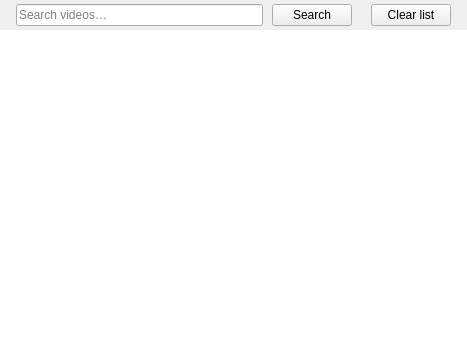
<?xml version="1.0" encoding="UTF-8"?>
<ui version="4.0">
 <class>DownloadsForm</class>
 <widget class="QFrame" name="DownloadsForm">
  <property name="geometry">
   <rect>
    <x>0</x>
    <y>0</y>
    <width>467</width>
    <height>354</height>
   </rect>
  </property>
  <property name="maximumSize">
   <size>
    <width>16777215</width>
    <height>16777215</height>
   </size>
  </property>
  <property name="windowTitle">
   <string notr="true">Form</string>
  </property>
  <property name="frameShape">
   <enum>QFrame::NoFrame</enum>
  </property>
  <property name="frameShadow">
   <enum>QFrame::Plain</enum>
  </property>
  <property name="lineWidth">
   <number>0</number>
  </property>
  <layout class="QVBoxLayout" name="verticalLayout">
   <property name="spacing">
    <number>0</number>
   </property>
   <property name="margin">
    <number>0</number>
   </property>
   <item>
    <widget class="QFrame" name="topFrame">
     <property name="minimumSize">
      <size>
       <width>0</width>
       <height>30</height>
      </size>
     </property>
     <property name="maximumSize">
      <size>
       <width>16777215</width>
       <height>30</height>
      </size>
     </property>
     <property name="styleSheet">
      <string notr="true"/>
     </property>
     <property name="frameShape">
      <enum>QFrame::NoFrame</enum>
     </property>
     <property name="frameShadow">
      <enum>QFrame::Plain</enum>
     </property>
     <property name="lineWidth">
      <number>0</number>
     </property>
     <layout class="QHBoxLayout" name="horizontalLayout_3">
      <property name="spacing">
       <number>9</number>
      </property>
      <property name="margin">
       <number>0</number>
      </property>
      <item>
       <widget class="QLabel" name="labelIcon">
        <property name="sizePolicy">
         <sizepolicy hsizetype="Minimum" vsizetype="Preferred">
          <horstretch>0</horstretch>
          <verstretch>0</verstretch>
         </sizepolicy>
        </property>
        <property name="styleSheet">
         <string notr="true"/>
        </property>
        <property name="lineWidth">
         <number>0</number>
        </property>
        <property name="text">
         <string/>
        </property>
        <property name="pixmap">
         <pixmap resource="../../resources/resources.qrc">:/images/downloads29.png</pixmap>
        </property>
       </widget>
      </item>
      <item>
       <widget class="QLineEdit" name="leSearch">
        <property name="placeholderText">
         <string>Search videos…</string>
        </property>
       </widget>
      </item>
      <item>
       <widget class="QPushButton" name="btnSearch">
        <property name="text">
         <string>Search</string>
        </property>
       </widget>
      </item>
      <item>
       <spacer name="horizontalSpacer">
        <property name="orientation">
         <enum>Qt::Horizontal</enum>
        </property>
        <property name="sizeType">
         <enum>QSizePolicy::Minimum</enum>
        </property>
        <property name="sizeHint" stdset="0">
         <size>
          <width>10</width>
          <height>20</height>
         </size>
        </property>
       </spacer>
      </item>
      <item>
       <widget class="QPushButton" name="btnClear">
        <property name="text">
         <string>Clear list</string>
        </property>
       </widget>
      </item>
      <item>
       <widget class="PreviewPanelButton" name="manageLabel">
        <property name="text">
         <string/>
        </property>
        <property name="textFormat">
         <enum>Qt::PlainText</enum>
        </property>
        <property name="pixmap">
         <pixmap resource="../../resources/resources.qrc">:/previewpanel/left_default</pixmap>
        </property>
       </widget>
      </item>
     </layout>
    </widget>
   </item>
   <item>
    <widget class="QTreeView" name="downloadsTreeView">
     <property name="contextMenuPolicy">
      <enum>Qt::CustomContextMenu</enum>
     </property>
     <property name="acceptDrops">
      <bool>true</bool>
     </property>
     <property name="frameShape">
      <enum>QFrame::NoFrame</enum>
     </property>
     <property name="lineWidth">
      <number>0</number>
     </property>
     <property name="editTriggers">
      <set>QAbstractItemView::NoEditTriggers</set>
     </property>
     <property name="dragEnabled">
      <bool>true</bool>
     </property>
     <property name="dragDropMode">
      <enum>QAbstractItemView::InternalMove</enum>
     </property>
     <property name="defaultDropAction">
      <enum>Qt::MoveAction</enum>
     </property>
     <property name="selectionMode">
      <enum>QAbstractItemView::ExtendedSelection</enum>
     </property>
     <property name="rootIsDecorated">
      <bool>false</bool>
     </property>
     <property name="itemsExpandable">
      <bool>false</bool>
     </property>
     <property name="expandsOnDoubleClick">
      <bool>false</bool>
     </property>
     <attribute name="headerStretchLastSection">
      <bool>false</bool>
     </attribute>
    </widget>
   </item>
  </layout>
  <action name="actionOpenFile">
   <property name="text">
    <string>Play file</string>
   </property>
  </action>
  <action name="actionOpenFolder">
   <property name="text">
    <string>Show in folder</string>
   </property>
  </action>
  <action name="actionClearList">
   <property name="text">
    <string>Remove from list</string>
   </property>
   <property name="toolTip">
    <string>Clear list</string>
   </property>
  </action>
  <action name="actionPauseSelected">
   <property name="text">
    <string>Pause selected</string>
   </property>
   <property name="toolTip">
    <string>Pause selected</string>
   </property>
  </action>
  <action name="actionResumeSelected">
   <property name="text">
    <string>Resume selected</string>
   </property>
   <property name="toolTip">
    <string>Resume selected</string>
   </property>
  </action>
  <action name="actionStopSelected">
   <property name="text">
    <string>Stop selected</string>
   </property>
   <property name="toolTip">
    <string>Stop selected</string>
   </property>
  </action>
  <action name="actionShowInLibrary">
   <property name="text">
    <string>Show in Library</string>
   </property>
   <property name="toolTip">
    <string>Show selected video in the Library tab</string>
   </property>
  </action>
 </widget>
 <customwidgets>
  <customwidget>
   <class>PreviewPanelButton</class>
   <extends>QLabel</extends>
   <header>previewpanelbutton.h</header>
  </customwidget>
 </customwidgets>
 <resources>
  <include location="../../resources/resources.qrc"/>
  <include location="../../resources/resources.qrc"/>
 </resources>
 <connections/>
</ui>
